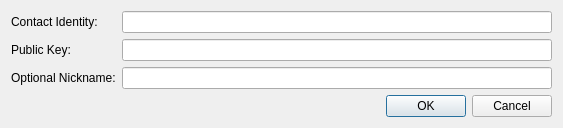
<?xml version="1.0" encoding="UTF-8"?>
<ui version="4.0">
 <class>ContactEditDialog</class>
 <widget class="QDialog" name="ContactEditDialog">
  <property name="geometry">
   <rect>
    <x>0</x>
    <y>0</y>
    <width>563</width>
    <height>103</height>
   </rect>
  </property>
  <property name="windowTitle">
   <string>Edit a Contact</string>
  </property>
  <layout class="QFormLayout" name="formLayout">
   <item row="0" column="0">
    <widget class="QLabel" name="lblIdentity">
     <property name="text">
      <string>Contact Identity:</string>
     </property>
    </widget>
   </item>
   <item row="0" column="1">
    <widget class="QLineEdit" name="edtIdentity">
     <property name="text">
      <string notr="true"/>
     </property>
     <property name="readOnly">
      <bool>true</bool>
     </property>
    </widget>
   </item>
   <item row="2" column="0">
    <widget class="QLabel" name="lblNickname">
     <property name="text">
      <string>Optional Nickname:</string>
     </property>
    </widget>
   </item>
   <item row="2" column="1">
    <widget class="QLineEdit" name="edtNickname">
     <property name="text">
      <string notr="true"/>
     </property>
    </widget>
   </item>
   <item row="3" column="0" colspan="2">
    <widget class="QDialogButtonBox" name="buttonBox">
     <property name="orientation">
      <enum>Qt::Horizontal</enum>
     </property>
     <property name="standardButtons">
      <set>QDialogButtonBox::Cancel|QDialogButtonBox::Ok</set>
     </property>
    </widget>
   </item>
   <item row="1" column="0">
    <widget class="QLabel" name="lblPubKey">
     <property name="text">
      <string>Public Key:</string>
     </property>
    </widget>
   </item>
   <item row="1" column="1">
    <widget class="QLineEdit" name="edtPubKey">
     <property name="text">
      <string notr="true"/>
     </property>
     <property name="readOnly">
      <bool>true</bool>
     </property>
    </widget>
   </item>
  </layout>
 </widget>
 <resources/>
 <connections>
  <connection>
   <sender>buttonBox</sender>
   <signal>accepted()</signal>
   <receiver>ContactEditDialog</receiver>
   <slot>accept()</slot>
   <hints>
    <hint type="sourcelabel">
     <x>248</x>
     <y>254</y>
    </hint>
    <hint type="destinationlabel">
     <x>157</x>
     <y>274</y>
    </hint>
   </hints>
  </connection>
  <connection>
   <sender>buttonBox</sender>
   <signal>rejected()</signal>
   <receiver>ContactEditDialog</receiver>
   <slot>reject()</slot>
   <hints>
    <hint type="sourcelabel">
     <x>316</x>
     <y>260</y>
    </hint>
    <hint type="destinationlabel">
     <x>286</x>
     <y>274</y>
    </hint>
   </hints>
  </connection>
 </connections>
</ui>
